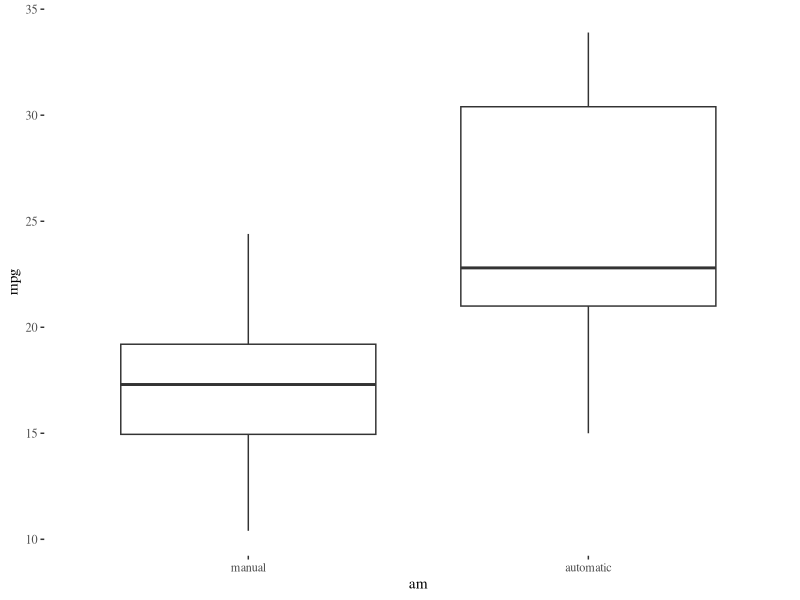
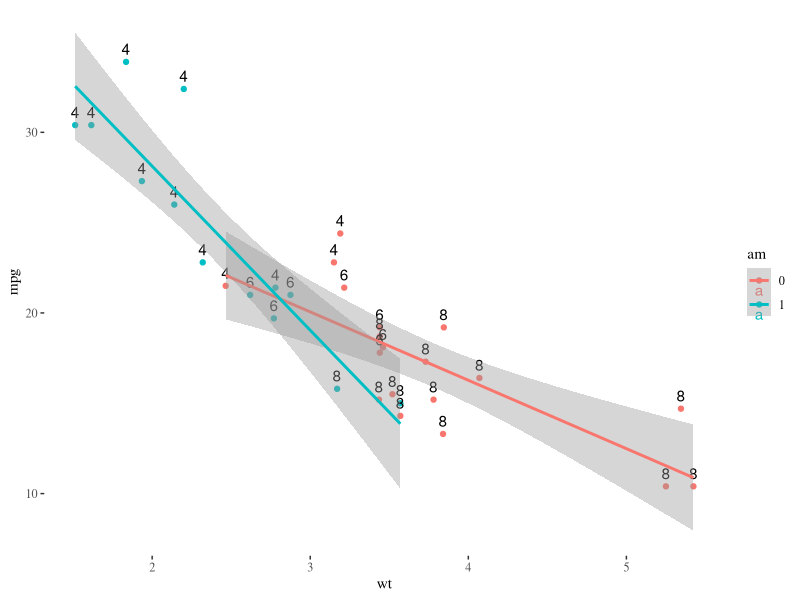
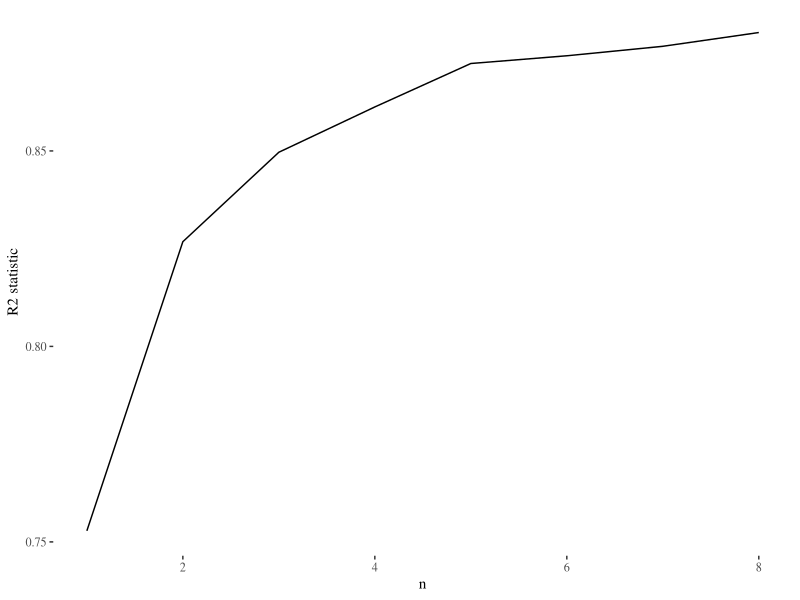
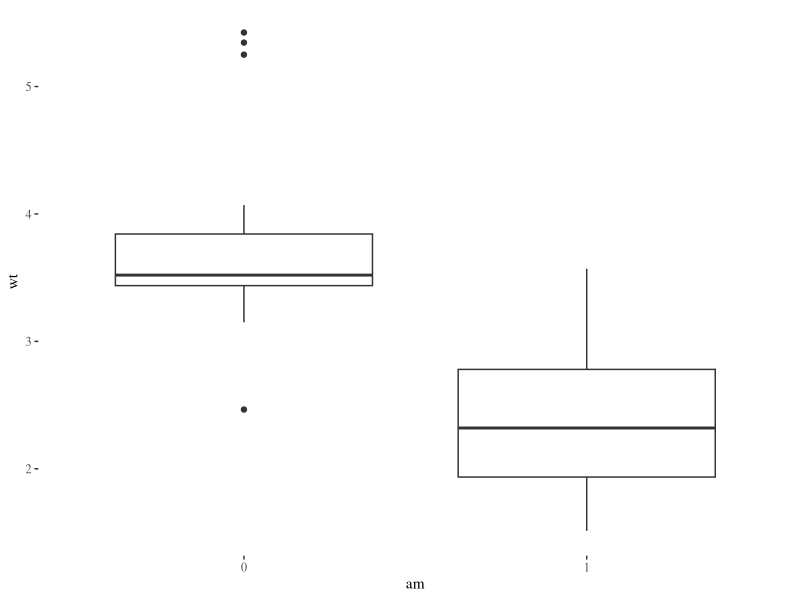
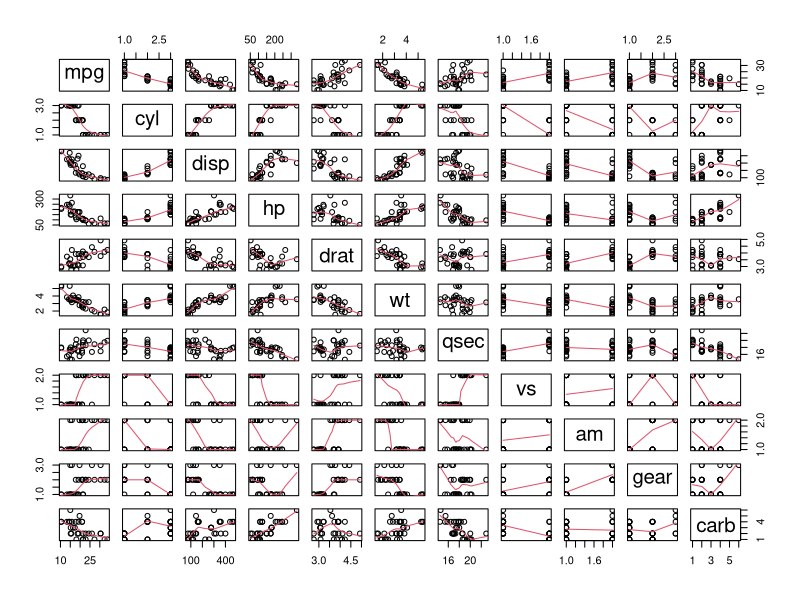
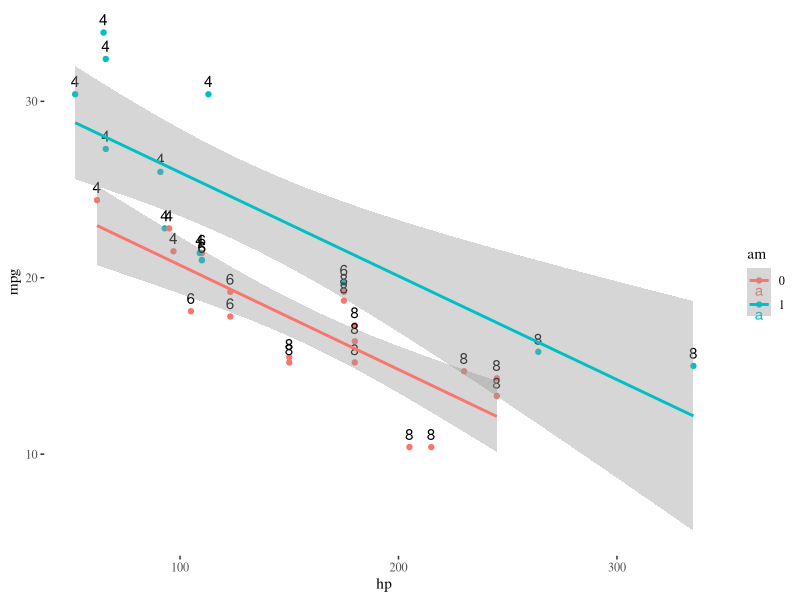
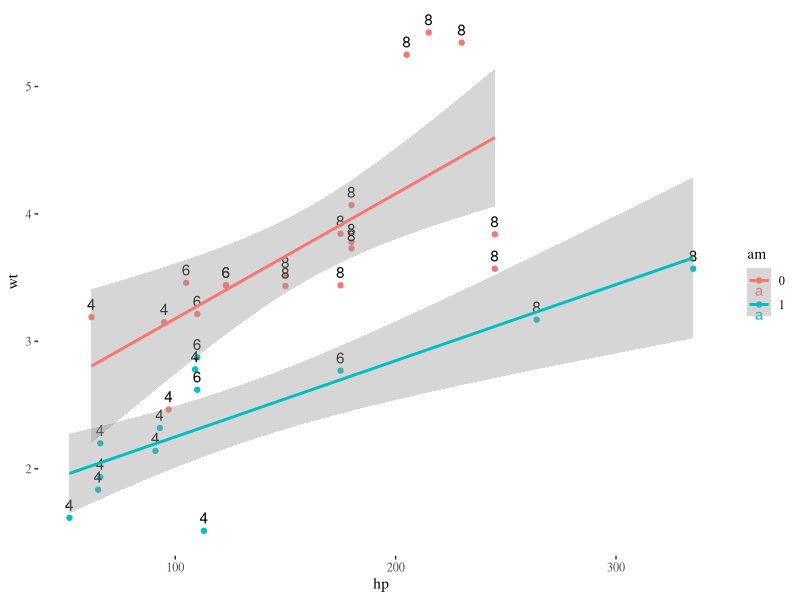
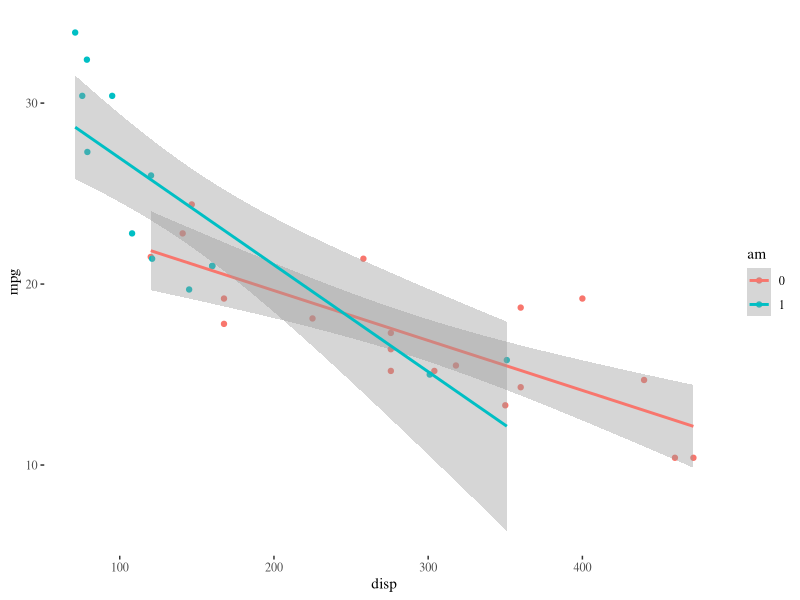

R code for these plots, in order:
## ---- chunk 1
require('ggplot2')
require('data.table')
require('ggthemes')
require('leaps')
require('xtable')


cs.dt <- data.table(mtcars)
cs.dt$am <- as.factor(cs.dt$am)
cs.dt$cyl <- as.factor(cs.dt$cyl)
cs.dt$gear <- as.factor(cs.dt$gear)
cs.dt$vs <- as.factor(cs.dt$vs)
cs.dt$carb <- as.factor(cs.dt$carb)
## ---- chunk 2
ggplot(cs.dt, aes(am, mpg)) + geom_boxplot() + theme_tufte() +
            scale_x_discrete(labels=c("manual", "automatic"))
## ---- chunk 3
ggplot(cs.dt, aes(wt, mpg, colour=am)) + geom_point() + theme_tufte() +
    geom_text(aes(label=cyl, colour=NULL), vjust=-0.6) +
        geom_smooth(method='lm')
## ---- chunk 4
regfit <- regsubsets(mpg~. ,cs.dt)
reg.summary <- summary(regfit)
print(xtable(reg.summary$outmat), size="\\tiny")
## ---- chunk 5
ggplot(data=NULL, aes(x=1:length(reg.summary$rsq), y=reg.summary$rsq)) +
    geom_line() + theme_tufte() +
    labs(x='n', y="R2 statistic")
## ---- chunk 6
fit <- lm(mpg~ hp + wt + am + I(cyl==6) + I(vs==1), data=cs.dt)
print(xtable(summary(fit)$coefficients),size="\\small")
## ---- chunk 7
ggplot(cs.dt, aes(x=am,y=wt)) + geom_boxplot() + theme_tufte()
## ---- chunk 8

pairs(cs.dt[,.(mpg,cyl, disp, hp, drat, wt, qsec, vs, am, gear, carb)], panel = panel.smooth)
## ---- chunk 9

ggplot(cs.dt, aes(hp, mpg, colour=am)) +
    geom_point() +
        geom_text(aes(label=cyl, colour=NULL), vjust=-0.6) +
        theme_tufte() +
            geom_smooth(method='lm')

ggplot(cs.dt, aes(hp, wt, colour=am)) +
    geom_point() +
        geom_text(aes(label=cyl, colour=NULL), vjust=-0.6) +
        theme_tufte() +
            geom_smooth(method='lm')


ggplot(cs.dt, aes(disp, mpg, colour=am)) +
    geom_point() +
        theme_tufte() +
            geom_smooth(method='lm')

ggplot(cs.dt, aes(wt, disp, colour=am)) +
    geom_point() +
        theme_tufte() +
            geom_smooth(method='lm')
